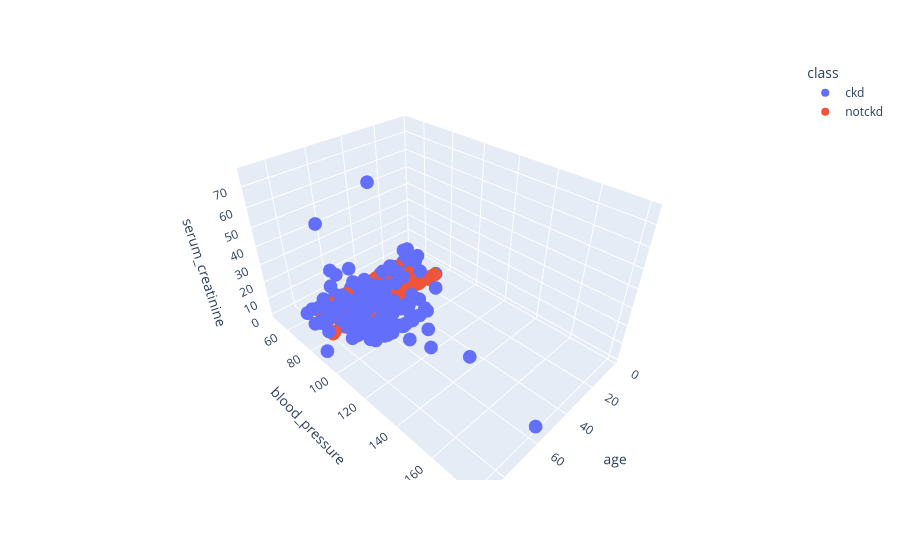

The notebook cell saved with this chart:
### Code cell
import plotly.express as px

fig = px.scatter_3d(
    data_frame=df,
    x='age',
    y='blood_pressure',
    z='serum_creatinine',
    color='class'
)

fig.show()

### Figure 1 — Plotly figure (JSON) as saved in the notebook; plotly's stock layout.template omitted (floating-point values rounded to 4 significant figures; data arrays with more than 128 entries replaced by an {"elided": "..."} marker saying what was removed)
{"data": [{"hovertemplate": "class=ckd<br>age=%{x}<br>blood_pressure=%{y}<br>serum_creatinine=%{z}<extra></extra>", "legendgroup": "ckd", "marker": {"color": "#636efa", "symbol": "circle"}, "mode": "markers", "name": "ckd", "scene": "scene", "showlegend": true, "type": "scatter3d", "x": {"elided": "250 float values"}, "y": {"elided": "250 float values"}, "z": {"elided": "250 float values"}}, {"hovertemplate": "class=notckd<br>age=%{x}<br>blood_pressure=%{y}<br>serum_creatinine=%{z}<extra></extra>", "legendgroup": "notckd", "marker": {"color": "#EF553B", "symbol": "circle"}, "mode": "markers", "name": "notckd", "scene": "scene", "showlegend": true, "type": "scatter3d", "x": {"elided": "150 float values"}, "y": {"elided": "150 float values"}, "z": {"elided": "150 float values"}}], "layout": {"legend": {"title": {"text": "class"}, "tracegroupgap": 0}, "margin": {"t": 60}, "scene": {"domain": {"x": [0, 1], "y": [0, 1]}, "xaxis": {"title": {"text": "age"}}, "yaxis": {"title": {"text": "blood_pressure"}}, "zaxis": {"title": {"text": "serum_creatinine"}}}}}
